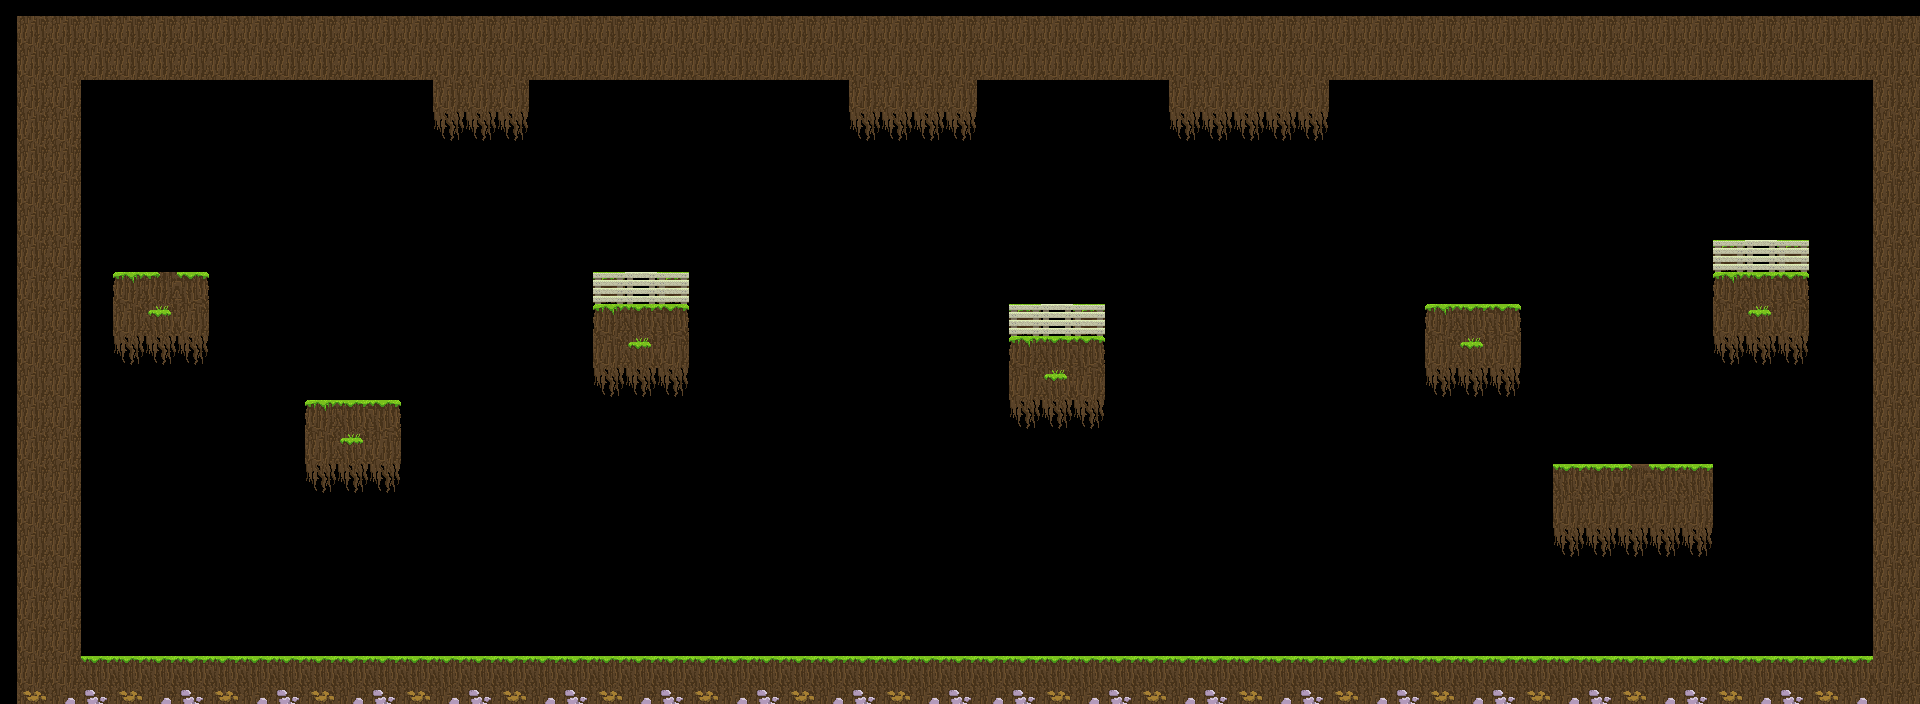

A 2D game scene composited from a Tiled map and its tileset images. What follows is a short description and the map's XML, with each tile layer's data collapsed to a summary:
An orthogonal 60x22 tile map with 32x32 px tiles, 1 tile layer (Tile Layer 1), 25 tilesets.

<map version="1.0" tiledversion="2018.06.01" orientation="orthogonal" renderorder="right-down" width="60" height="22" tilewidth="32" tileheight="32" infinite="0" nextlayerid="3" nextobjectid="1">
 <tileset firstgid="1" name="tile_00" tilewidth="32" tileheight="32" tilecount="1" columns="1">
  <image source="Tiles 32x32/separate png/tile_00.png" width="32" height="32" />
 </tileset>
 <tileset firstgid="2" name="tile_07" tilewidth="32" tileheight="32" tilecount="1" columns="1">
  <image source="Tiles 32x32/separate png/tile_07.png" width="32" height="32" />
 </tileset>
 <tileset firstgid="3" name="tile_05" tilewidth="32" tileheight="32" tilecount="1" columns="1">
  <image source="Tiles 32x32/separate png/tile_05.png" width="32" height="32" />
 </tileset>
 <tileset firstgid="4" name="tile_03" tilewidth="32" tileheight="32" tilecount="1" columns="1">
  <image source="Tiles 32x32/separate png/tile_03.png" width="32" height="32" />
 </tileset>
 <tileset firstgid="5" name="tile_01" tilewidth="32" tileheight="32" tilecount="1" columns="1">
  <image source="Tiles 32x32/separate png/tile_01.png" width="32" height="32" />
 </tileset>
 <tileset firstgid="6" name="tile_27" tilewidth="32" tileheight="32" tilecount="1" columns="1">
  <image source="Tiles 32x32/separate png/tile_27.png" width="32" height="32" />
 </tileset>
 <tileset firstgid="7" name="tile_08" tilewidth="32" tileheight="32" tilecount="1" columns="1">
  <image source="Tiles 32x32/separate png/tile_08.png" width="32" height="32" />
 </tileset>
 <tileset firstgid="8" name="Fall-Platform" tilewidth="32" tileheight="32" tilecount="1" columns="1">
  <image source="Tiles 32x32/separate png/tile_23.png" width="32" height="32" />
 </tileset>
 <tileset firstgid="9" name="tile_54" tilewidth="32" tileheight="32" tilecount="1" columns="1">
  <image source="Tiles 32x32/separate png/tile_54.png" width="32" height="32" />
 </tileset>
 <tileset firstgid="10" name="tile_02" tilewidth="32" tileheight="32" tilecount="1" columns="1">
  <image source="Tiles 32x32/separate png/tile_02.png" width="32" height="32" />
 </tileset>
 <tileset firstgid="11" name="tile_21" tilewidth="32" tileheight="32" tilecount="1" columns="1">
  <image source="Tiles 32x32/separate png/tile_21.png" width="32" height="32" />
 </tileset>
 <tileset firstgid="12" name="tile_47" tilewidth="32" tileheight="32" tilecount="1" columns="1">
  <image source="Tiles 32x32/separate png/tile_47.png" width="32" height="32" />
 </tileset>
 <tileset firstgid="13" name="tile_49" tilewidth="32" tileheight="32" tilecount="1" columns="1">
  <image source="Tiles 32x32/separate png/tile_49.png" width="32" height="32" />
 </tileset>
 <tileset firstgid="14" name="tile_48" tilewidth="32" tileheight="32" tilecount="1" columns="1">
  <image source="Tiles 32x32/separate png/tile_48.png" width="32" height="32" />
 </tileset>
 <tileset firstgid="15" name="tile_04" tilewidth="32" tileheight="32" tilecount="1" columns="1">
  <image source="Tiles 32x32/separate png/tile_04.png" width="32" height="32" />
 </tileset>
 <tileset firstgid="16" name="tile_45" tilewidth="32" tileheight="32" tilecount="1" columns="1">
  <image source="Tiles 32x32/separate png/tile_45.png" width="32" height="32" />
 </tileset>
 <tileset firstgid="17" name="Gift-station" tilewidth="32" tileheight="32" tilecount="1" columns="1">
  <image source="Tiles 32x32/separate png/tile_44.png" width="32" height="32" />
 </tileset>
 <tileset firstgid="18" name="tile_25" tilewidth="32" tileheight="32" tilecount="1" columns="1">
  <image source="Tiles 32x32/separate png/tile_25.png" width="32" height="32" />
 </tileset>
 <tileset firstgid="19" name="tile_52" tilewidth="32" tileheight="32" tilecount="1" columns="1">
  <image source="Tiles 32x32/separate png/tile_52.png" width="32" height="32" />
 </tileset>
 <tileset firstgid="20" name="tile_24" tilewidth="32" tileheight="32" tilecount="1" columns="1">
  <image source="Tiles 32x32/separate png/tile_24.png" width="32" height="32" />
 </tileset>
 <tileset firstgid="21" name="tile_20" tilewidth="32" tileheight="32" tilecount="1" columns="1">
  <grid orientation="orthogonal" width="15" height="15" />
  <image source="Tiles 32x32/separate png/tile_20.png" width="32" height="32" />
 </tileset>
 <tileset firstgid="22" name="tile_62" tilewidth="32" tileheight="32" tilecount="1" columns="1">
  <image source="Tiles 32x32/separate png/tile_62.png" width="32" height="32" />
 </tileset>
 <tileset firstgid="23" name="tile_53" tilewidth="32" tileheight="32" tilecount="1" columns="1">
  <image source="Tiles 32x32/separate png/tile_53.png" width="32" height="32" />
 </tileset>
 <tileset firstgid="24" name="Start-Station" tilewidth="32" tileheight="32" tilecount="1" columns="1">
  <image source="Tiles 32x32/separate png/tile_63.png" width="32" height="32" />
 </tileset>
 <tileset firstgid="25" name="Station" tilewidth="32" tileheight="32" tilecount="1" columns="1">
  <image source="Tiles 32x32/separate png/tile_57.png" width="32" height="32" />
 </tileset>
 <layer id="2" name="Tile Layer 1" width="60" height="22" offsetx="17" offsety="16">
  <data>[1320 cells, 414 non-empty, 13 distinct tile ids]</data>
 </layer>
</map>
